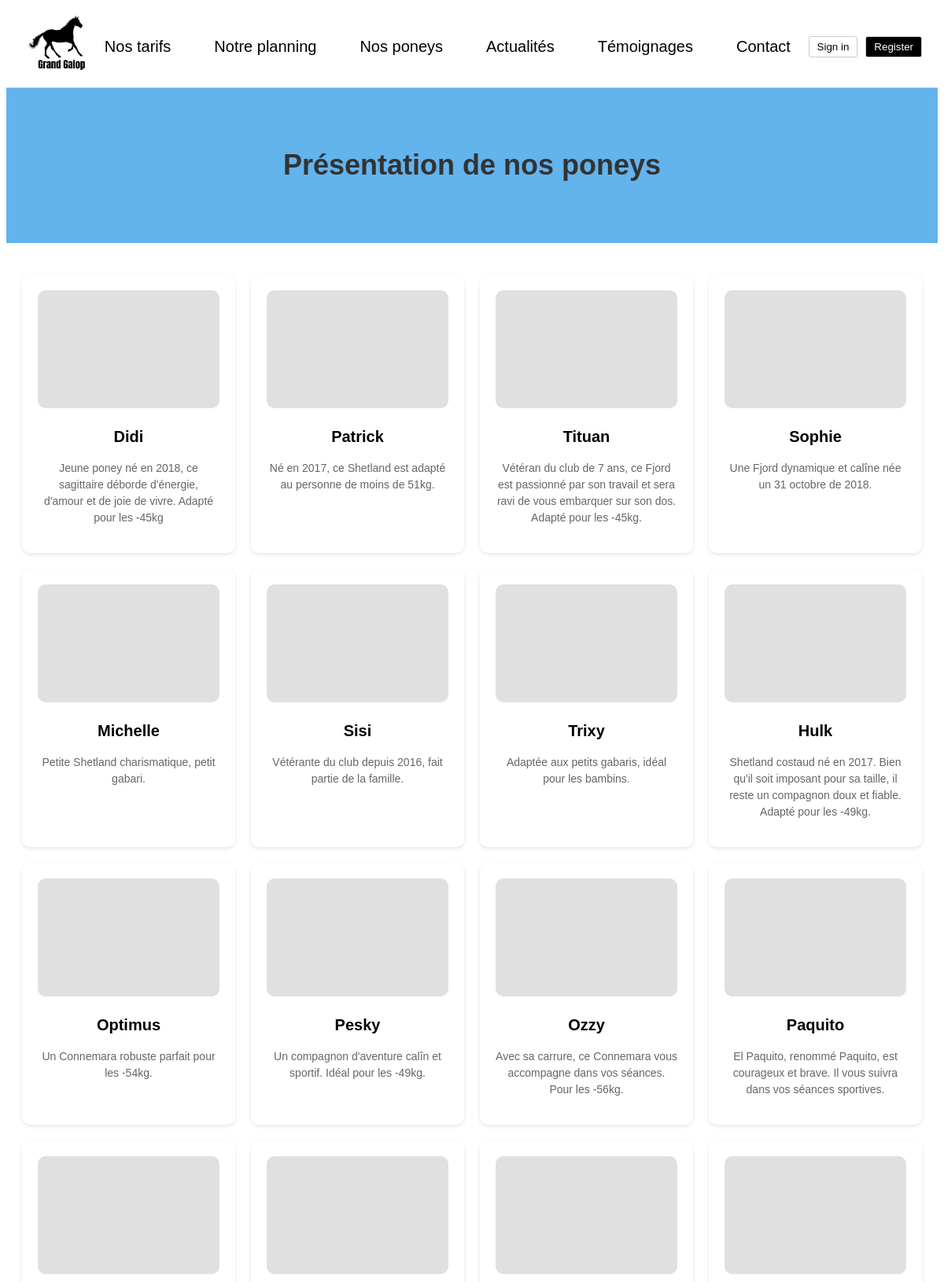
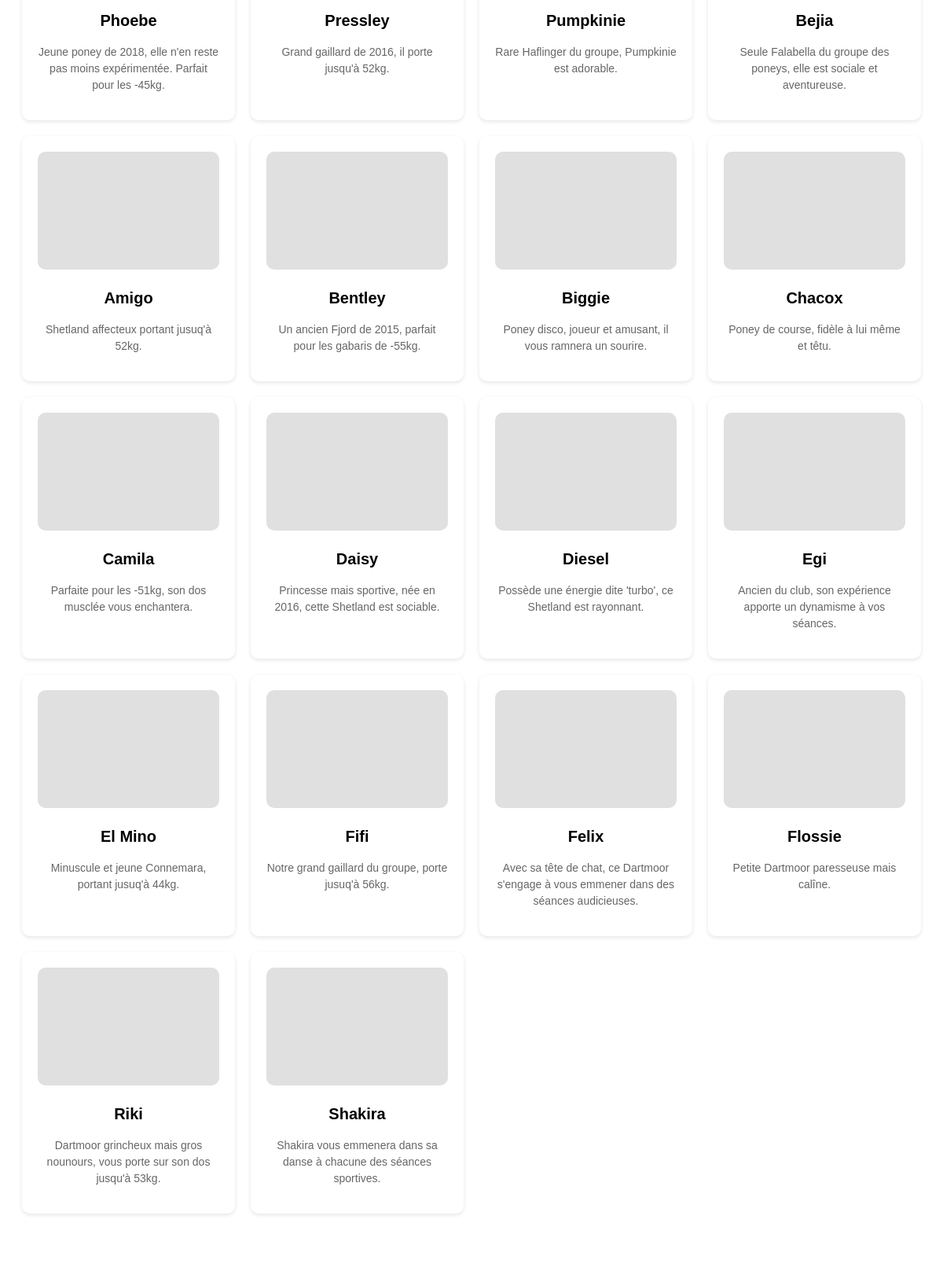
The page /templates/poneys.php (upper part) on the database its author committed (2 pictures, top to bottom).
### tables this page shows
CREATE TABLE PONEY(
                      IDPO INT PRIMARY KEY AUTO_INCREMENT,
                      NOMPO VARCHAR(15),
                      DDNPO DATE,
                      POIDS_MAX INT(3) NOT NULL,  
                      RACE VARCHAR(20),
                      SEXE enum('F', 'M'),
                      DESCRIPTION VARCHAR(300)
);

### templates/php/autoloader.php (called while the page is built, shortened)
<?php
class Autoloader {
    static function autoload($class){
        $class = str_replace('\\', '/', $class);
        $file = __DIR__ .'/' . $class . '.php';
    }
}
?>

### templates/php/utils/constantes.php (called while the page is built, shortened)
<?php
try { require_once 'php/autoloader.php'; }
catch (Exception $e){
    require_once '../constantes.php';
}
$connexion = new DBConnector('DBbocquet', 'bocquet', 'bocquet');
?>

### templates/php/utils/DBConnector.php (called while the page is built, shortened)
<?php
class DBConnector {
    private $pdo;
    public function __construct($nombase, $dbuser, $dbpass){
        $this->pdo= new PDO('mysql:host=servinfo-maria;dbname='.$nombase.'', $dbuser, $dbpass);
    }
    public function get_poneys(): array{
        $sql = "SELECT * FROM PONEY;";
        $stmt = $this->pdo->query($sql);
        $rows = $stmt->fetchAll();
        return $rows;
    }
}
?>

### templates/poneys.php (the view, shortened to what this page needs)
<!DOCTYPE html>
<html lang="fr">
<?php require_once('php/utils/constantes.php');
include('global/head.php');
link_to_css('static/poneys.css');
$poneys = $connexion->get_poneys();?>
<body>
    <?php include('global/header.php'); ?>
    <main>
        <section class="banner">
            <h1>Présentation de nos poneys</h1>
        </section>
        <section class="poney-grid">
            <?php foreach($poneys as $poney){
                ?>
            <div class="poney-card">
                <div class="poney-image"></div>
                <h3><?php echo $poney["NOMPO"]?></h3>
                <p><?php echo $poney["DESCRIPTION"]?></p>
            </div>
            <?php } ?>
        </section>
    </main>
</body>
</html>

### templates/global/head.php (shortened to what this page needs)
<?php
function link_to_css(string $linkcss): void{
    echo " <link rel='stylesheet' href='" . $linkcss . "'>";
    }
?>
<head>
</head>

### templates/global/header.php (shortened to what this page needs)
<header>
        <div class="logo">
            <a href="index.php"><img src="img/grand_galot.jpg" alt="logo"></a>
        </div>
        <nav>
            <a href="tarifs.php">Nos tarifs</a>
            <a href="planning-club.php">Notre planning</a>
            <a href="poneys.php">Nos poneys</a>
            <a href="actualites.php">Actualités</a>
            <a href="avis.php">Témoignages</a>
            <a href="#">Contact</a>
        </nav>
        <div class="boutons-log">
            <button class="sign-in"><a href="connexion.php">Sign in</a></button>
            <button class="register"><a href="inscription.php">Register</a></button>
        </div>
</header>

### templates/static/poneys.css (style rules this page uses)
.banner { background-color: #63b3ed; text-align: center; padding: 40px 20px; color: white; }
.banner h1 { font-size: 36px; font-weight: bold; color: #333; }
.poney-grid { display: grid; grid-template-columns: repeat(auto-fit, minmax(250px, 1fr)); gap: 20px; padding: 40px 20px; max-width: 1200px; margin: 0 auto; }
.poney-card { background-color: white; border-radius: 10px; box-shadow: 0px 2px 5px rgba(0, 0, 0, 0.1); padding: 20px; text-align: center; }
.poney-card .poney-image { background-color: #e0e0e0; height: 150px; border-radius: 10px; margin-bottom: 20px; }
.poney-card h3 { font-size: 20px; margin-bottom: 10px; }
.poney-card p { font-size: 14px; color: #666; line-height: 1.5; }

### templates/global/header.php (style rules this page uses)
body { font-family: Arial, sans-serif; line-height: 1.6; }
header { display: flex; justify-content: space-between; align-items: center; padding: 10px 20px; border-bottom: 1px solid #ccc; }
header .logo img { height:75px; }
nav { display: flex; gap: 55px; }
nav a { text-decoration: none; color: black; font-size: 20px; }
.boutons-log { display: flex; }
.boutons-log button { flex-wrap: wrap; margin-left: 10px; padding: 5px 10px; border: 1px solid #ccc; background-color: white; cursor: pointer; border-radius: 3px; }
.boutons-log .register, .register a { background-color: black; color: white; }
.sign-in { color: black; }
a { color:black; text-decoration: none; }

### rows shown on the page
poney: NOMPO "Didi", DESCRIPTION "Jeune poney né en 2018, ce sagittaire déborde d'énergie, d'amour et de joie de vivre. Adapté pour les -45kg"
poney: NOMPO "Patrick", DESCRIPTION "Né en 2017, ce Shetland est adapté au personne de moins de 51kg."
poney: NOMPO "Tituan", DESCRIPTION "Vétéran du club de 7 ans, ce Fjord est passionné par son travail et sera ravi de vous embarquer sur son dos. Adapté pour les -45kg."
poney: NOMPO "Sophie", DESCRIPTION "Une Fjord dynamique et calîne née un 31 octobre de 2018."
poney: NOMPO "Michelle", DESCRIPTION "Petite Shetland charismatique, petit gabari."
poney: NOMPO "Sisi", DESCRIPTION "Vétérante du club depuis 2016, fait partie de la famille."
poney: NOMPO "Trixy", DESCRIPTION "Adaptée aux petits gabaris, idéal pour les bambins."
poney: NOMPO "Hulk", DESCRIPTION "Shetland costaud né en 2017. Bien qu'il soit imposant pour sa taille, il reste un compagnon doux et fiable. Adapté pour les -49kg."
poney: NOMPO "Optimus", DESCRIPTION "Un Connemara robuste parfait pour les -54kg."
poney: NOMPO "Pesky", DESCRIPTION "Un compagnon d'aventure calîn et sportif. Idéal pour les -49kg."
poney: NOMPO "Ozzy", DESCRIPTION "Avec sa carrure, ce Connemara vous accompagne dans vos séances. Pour les -56kg."
poney: NOMPO "Paquito", DESCRIPTION "El Paquito, renommé Paquito, est courageux et brave. Il vous suivra dans vos séances sportives."
poney: NOMPO "Phoebe", DESCRIPTION "Jeune poney de 2018, elle n'en reste pas moins expérimentée. Parfait pour les -45kg."
poney: NOMPO "Pressley", DESCRIPTION "Grand gaillard de 2016, il porte jusqu'à 52kg."
poney: NOMPO "Pumpkinie", DESCRIPTION "Rare Haflinger du groupe, Pumpkinie est adorable."
poney: NOMPO "Bejia", DESCRIPTION "Seule Falabella du groupe des poneys, elle est sociale et aventureuse."
poney: NOMPO "Amigo", DESCRIPTION "Shetland affecteux portant jusuq'à 52kg."
poney: NOMPO "Bentley", DESCRIPTION "Un ancien Fjord de 2015, parfait pour les gabaris de -55kg."
poney: NOMPO "Biggie", DESCRIPTION "Poney disco, joueur et amusant, il vous ramnera un sourire."
poney: NOMPO "Chacox", DESCRIPTION "Poney de course, fidèle à lui même et têtu."
poney: NOMPO "Camila", DESCRIPTION "Parfaite pour les -51kg, son dos musclée vous enchantera."
poney: NOMPO "Daisy", DESCRIPTION "Princesse mais sportive, née en 2016, cette Shetland est sociable."
poney: NOMPO "Diesel", DESCRIPTION "Possède une énergie dite 'turbo', ce Shetland est rayonnant."
poney: NOMPO "Egi", DESCRIPTION "Ancien du club, son expérience apporte un dynamisme à vos séances."
poney: NOMPO "El Mino", DESCRIPTION "Minuscule et jeune Connemara, portant jusuq'à 44kg."
poney: NOMPO "Fifi", DESCRIPTION "Notre grand gaillard du groupe, porte jusuq'à 56kg."
poney: NOMPO "Felix", DESCRIPTION "Avec sa tête de chat, ce Dartmoor s'engage à vous emmener dans des séances audicieuses."
poney: NOMPO "Flossie", DESCRIPTION "Petite Dartmoor paresseuse mais calîne."
poney: NOMPO "Riki", DESCRIPTION "Dartmoor grincheux mais gros nounours, vous porte sur son dos jusqu'à 53kg."
poney: NOMPO "Shakira", DESCRIPTION "Shakira vous emmenera dans sa danse à chacune des séances sportives."
